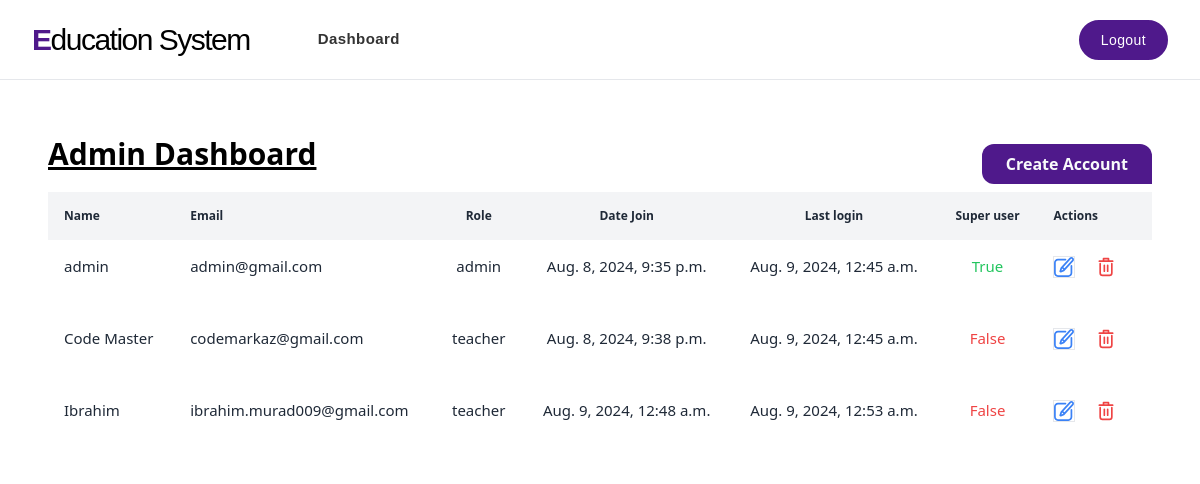
/custom_admin/ (signed in), run on an earlier commit of the app's database.
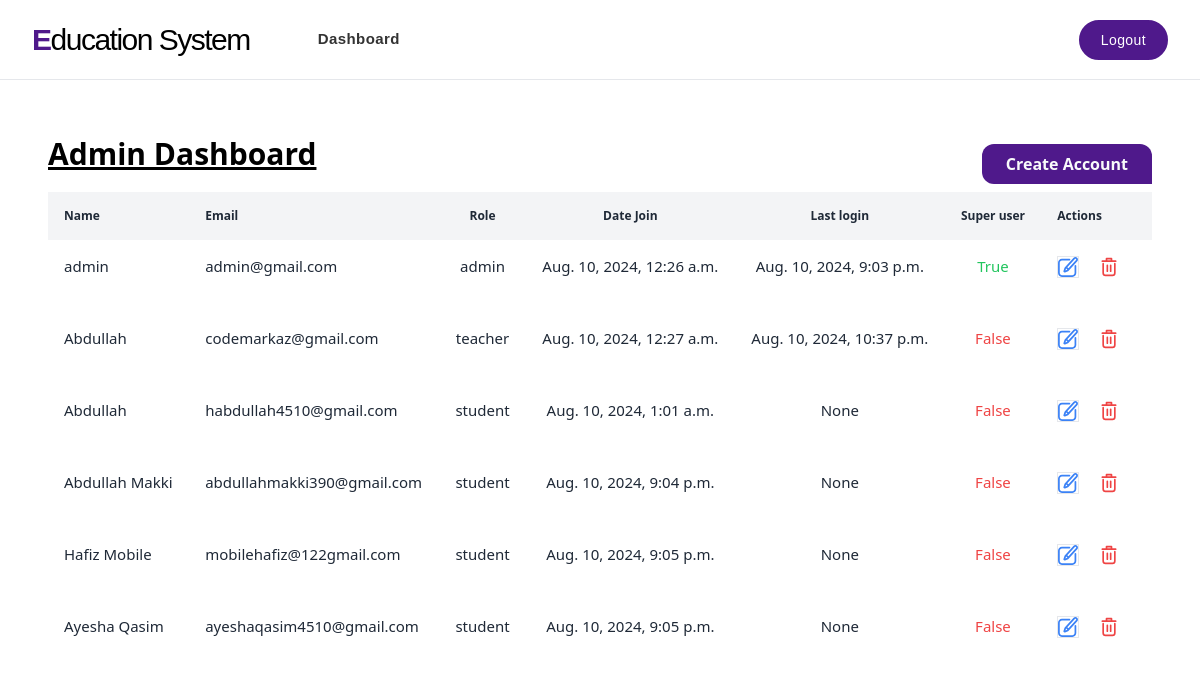
And on a later commit of the database.
### user_accounts/models.py (models this page shows, shortened)
class CustomUser(AbstractUser):
    username                 = None
    name                     = models.CharField(max_length=255)
    email                    = models.EmailField(max_length=255, unique=True)
    ROLE_CHOICES = [
        ('admin', 'Admin'),
        ('teacher', 'Teacher'),
        ('student', 'Student')
    ]
    role                     = models.CharField(max_length=10, choices=ROLE_CHOICES)
    class_id                 = models.ForeignKey(
        'teacher.Class',  # Using a string reference to avoid import issues
        null=True,
        blank=True,
        on_delete=models.SET_NULL
    )
    USERNAME_FIELD = 'email'
    REQUIRED_FIELDS = ['name']
    objects = MyAccountManager()

### admin_dashboard/views.py (the view)
# urls.py: path("", dashboard, name='custom_admin'),
@user_passes_test(lambda u: u.is_superuser)
def dashboard(request):
    users = CustomUser.objects.all()
    context = {'users': users}
    return render(request, "admin_dashboad/dashboard.html", context)

### admin_dashboard/templates/admin_dashboad/dashboard.html (shortened to what this page needs)
x{% extends "base.html" %}
{% block content %}
<main>
    <div class="p-12 pt-28">
        <div class="flex justify-between">
            <h1 class="text-3xl underline font-semibold mb-4">Admin Dashboard</h1>
            <a href="{% url 'register' %}" class="py-2">
                <button
                    class="inline-block h-full px-6 mb-2 rounded-l-xl rounded-t-xl bg-[#4F198B] hover:bg-white hover:text-[#4F198B] focus:text-[#4F198B] focus:bg-gray-200 text-gray-50 font-bold leading-loose transition duration-200">
                    Create Account
                </button>
            </a>
        </div>
        <div class="font-sans overflow-x-auto">
            {% if users %}
            <table class="min-w-full bg-white">
                <thead class="bg-gray-100 whitespace-nowrap">
                    <tr>
                        <th class="p-4 text-left text-xs font-semibold text-gray-800">
                            Name
                        </th>
                        <th class="p-4 text-left text-xs font-semibold text-gray-800">
                            Email
                        </th>
                        <th class="p-4 text-left text-xs font-semibold text-gray-800 text-center">
                            Role
                        </th>
                        <th class="p-4 text-left text-xs font-semibold text-gray-800 text-center">
                            Date Join
                        </th>
                        <th class="p-4 text-left text-xs font-semibold text-gray-800 text-center">
                            Last login
                        </th>
                        <th class="p-4 text-left text-xs font-semibold text-gray-800 text-center">
                            Super user
                        </th>
                        <th class="p-4 text-left text-xs font-semibold text-gray-800">
                            Actions
                        </th>
                    </tr>
                </thead>
                <tbody class="whitespace-nowrap">
                    {% for user in users %}
                    <tr class="hover:bg-gray-50">
                        <td class="p-4 text-[15px] text-gray-800  ">
                            <p class="mb-5">{{user.name}}</p>
                        </td>
                        <td class="p-4 text-[15px] text-gray-800  ">
                            <p class="mb-5">{{user.email}}</p>
                        </td>
                        <td class="p-4 text-[15px] text-gray-800  ">
                            <div class="flex items-center justify-center gap-2">
                                <p class="mb-5">{% if user.is_superuser %} admin {% else %}{{user.role}} {% endif %}</p>
                            </div>
                        </td>
                        <td class="p-4 text-[15px] text-gray-800  ">
                            <div class="flex items-center justify-center gap-2">
                                <p class="mb-5">{{user.date_joined}}</p>
                            </div>
                        </td>
                        <td class="p-4 text-[15px] text-gray-800 text-center ">
                            <div class="flex items-center justify-center gap-2">
                                <p class="mb-5">{{user.last_login}}</p>
                            </div>
                        </td>
                        <td class="p-4 text-[15px] text-gray-800 text-center ">
                            <div
                                class="flex items-center justify-center gap-2 {% if user.is_superuser %} text-green-500 {% else %} text-red-500 {% endif %}">
                                <p class="mb-5">
                                    {% if user.is_superuser %}
                                    True
                                    {% else %}
                                    False
                                    {% endif %}
                                </p>
                            </div>
                        </td>
                        <td class="pb-4 px-4">
                            <a href="{% url 'update_user' id=user.id %}">
                                <button class="mr-4 border" title="Edit">
                                </button>
                            </a>
                            <a href="{% url 'delete_user' id=user.id %}">
                                <button class="mr-4" title="Delete">
                                </button>
                            </a>
                        </td>
                    </tr>
                    {% endfor %}
                </tbody>
                {% else %}
                <p>No user found. Lets add products and begins the magic✨</p>
            </table>
            {% endif %}
        </div>
    </div>
</main>
{% endblock %}

### templates/base.html (shortened to what this page needs)
<html lang="en">
<head>
    <script src="https://cdn.tailwindcss.com"></script>
    <link rel="stylesheet" href="https://cdnjs.cloudflare.com/ajax/libs/font-awesome/6.6.0/css/all.min.css"
 />
</head>
<body>
    {% include 'navbar.html' %}
    {% block content %}
    {% endblock %}
</body>
</html>

### templates/navbar.html (shortened to what this page needs)
<header
    class='fixed w-full bg-red-500 top-0 flex bg-white border-b py-4 sm:px-8 px-6 font-[sans-serif] min-h-[80px] tracking-wide z-50'>
    <div class='flex flex-wrap items-center lg:gap-y-2 gap-4 w-full'>
        <a href="{% url 'home' %}">
            <h3 style="font-family:cursive, sans-serif ;" class="tracking-tighter text-3xl "><span
                    class="text-[#4F198B] font-semibold">E</span>ducation System</h3>
        </a>
        <div id="collapseMenu"
            class='lg:ml-10 max-lg:hidden lg:!block max-lg:before:fixed max-lg:before:bg-black max-lg:before:opacity-50 max-lg:before:inset-0 max-lg:before:z-50'>
            <ul
                class='lg:flex lg:gap-x-3 max-lg:space-y-3 max-lg:fixed max-lg:bg-white max-lg:w-1/2 max-lg:min-w-[300px] max-lg:top-0 max-lg:left-0 max-lg:p-6 max-lg:h-full max-lg:shadow-md max-lg:overflow-auto z-50'>
                {% if request.user.is_authenticated %}
                <li class='max-lg:border-b max-lg:py-3 px-3'><a
                        href='{% if request.user.is_superuser %} {% url "custom_admin"  %} {% elif request.user.role == "teacher" %} {% url "teacher_dashboard"  %} {% else %} {% url "home"  %} {% endif %}'
                        class='text-[#333] hover:text-[#4F198B] text-[15px] block font-semibold'>Dashboard</a>
                </li>
                {% endif %}
            </ul>
        </div>
        <div class="flex gap-x-6 gap-y-4 ml-auto">
            <div class='flex items-center space-x-8'>
                {% if request.user.is_authenticated %}
                <a href="{% url 'logout' %}">
                    <button
                        class='px-5 py-2 text-sm rounded-full text-white border-2 border-[#4F198B] bg-[#4F198B] hover:bg-[#5F16a1]'>Logout
                    </button>
                </a>
                {% else %}
                <a href="{% url 'login' %}">
                    <button
                        class='px-5 py-2 text-sm rounded-full text-white border-2 border-[#4F198B] bg-[#4F198B] hover:bg-[#5F16a1]'>Login
                    </button>
                </a>
                {% endif %}
            </div>
        </div>
    </div>
</header>

What changed in the data, as far as the page shows it:
removed CustomUser: name "Code Master", email "codemarkaz@gmail.com", role "teacher", date_joined "Aug. 8, 2024, 9:38 p.m.", last_login "Aug. 9, 2024, 12:45 a.m.", is_superuser "False"
removed CustomUser: name "Ibrahim", email "ibrahim.murad009@gmail.com", role "teacher", date_joined "Aug. 9, 2024, 12:48 a.m.", last_login "Aug. 9, 2024, 12:53 a.m.", is_superuser "False"
changed CustomUser "admin": date_joined "Aug. 8, 2024, 9:35 p.m." → "Aug. 10, 2024, 12:26 a.m."; last_login "Aug. 9, 2024, 12:45 a.m." → "Aug. 10, 2024, 9:03 p.m."
added CustomUser: name "Abdullah", email "codemarkaz@gmail.com", role "teacher", date_joined "Aug. 10, 2024, 12:27 a.m.", last_login "Aug. 10, 2024, 10:37 p.m.", is_superuser "False"
added CustomUser: name "Abdullah", email "habdullah4510@gmail.com", role "student", date_joined "Aug. 10, 2024, 1:01 a.m.", last_login "None", is_superuser "False"
added CustomUser: name "Abdullah Makki", email "abdullahmakki390@gmail.com", role "student", date_joined "Aug. 10, 2024, 9:04 p.m.", last_login "None", is_superuser "False"
added CustomUser: name "Hafiz Mobile", email "mobilehafiz@122gmail.com", role "student", date_joined "Aug. 10, 2024, 9:05 p.m.", last_login "None", is_superuser "False"
added CustomUser: name "Ayesha Qasim", email "ayeshaqasim4510@gmail.com", role "student", date_joined "Aug. 10, 2024, 9:05 p.m.", last_login "None", is_superuser "False"
